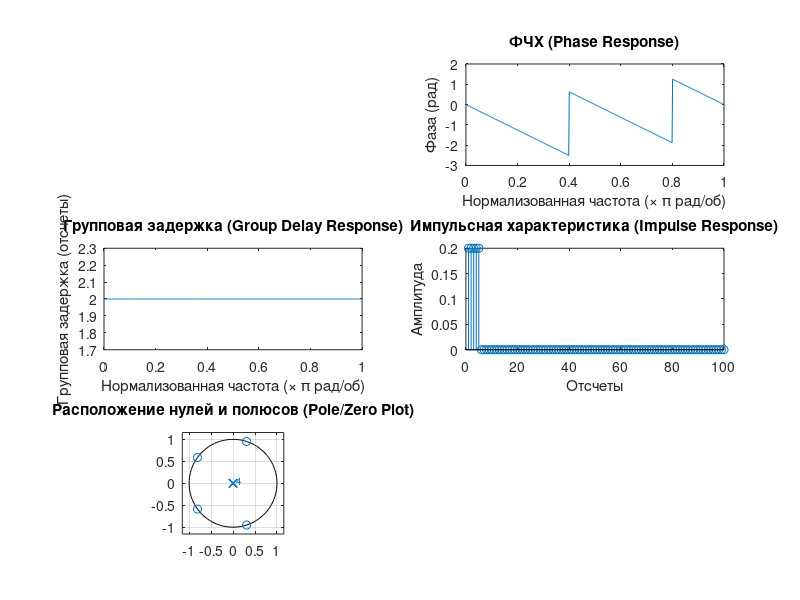

The MATLAB source for this figure: (Note: this script raises an error after producing the figure.)
% filter_analysis.m
% Анализ фильтра: получение выходного сигнала, построение характеристик,
% и разложение функции передачи на простые дроби.

% 1. Определение коэффициентов фильтра
b = [0.2, 0.2, 0.2, 0.2, 0.2]; % Числитель (коэффициенты FIR-фильтра)
a = 1; % Знаменатель (для FIR-фильтра a=1)

% Создание входного сигнала
Fs = 1000; % Частота дискретизации
t = 0:1/Fs:1; % Временной вектор
input_signal = sin(2*pi*50*t) + 0.5*randn(size(t)); % Синусоидальный сигнал с шумом

% 2. Применение фильтра и получение выходного сигнала
output_signal = filter(b, a, input_signal);

% 3. Построение графиков характеристик фильтра
figure;

% АЧХ (Magnitude Response)
subplot(3, 2, 1);
freqz(b, a);
title('АЧХ (Magnitude Response)');

% ФЧХ (Phase Response)
subplot(3, 2, 2);
[H, w] = freqz(b, a);
plot(w/pi, unwrap(angle(H)));
title('ФЧХ (Phase Response)');
xlabel('Нормализованная частота (\times \pi рад/об)');
ylabel('Фаза (рад)');

% Групповая задержка (Group Delay Response)
subplot(3, 2, 3);
[groupDelay, w] = grpdelay(b, a);
plot(w/pi, groupDelay);
title('Групповая задержка (Group Delay Response)');
xlabel('Нормализованная частота (\times \pi рад/об)');
ylabel('Групповая задержка (отсчеты)');

% Импульсная характеристика (Impulse Response)
subplot(3, 2, 4);
impulse_response = filter(b, a, [1 zeros(1, 99)]); % Импульсный сигнал
stem(impulse_response);
title('Импульсная характеристика (Impulse Response)');
xlabel('Отсчеты');
ylabel('Амплитуда');

% Полюс-Ноль график (Pole/Zero Plot)
subplot(3, 2, 5);
zplane(b, a);
title('Расположение нулей и полюсов (Pole/Zero Plot)');

% Установка общего заголовка
sgtitle('Характеристики фильтра');

% Настройка размера окна
set(gcf, 'Position', [100, 100, 800, 600]);

% 4. Разложение функции передачи на простые дроби (для IIR-фильтра)
% Пример IIR-фильтра
b_iir = [0.2];      % Коэффициенты числителя
a_iir = [1, -0.5];  % Коэффициенты знаменателя

% Разложение на простые дроби
[R, P, K] = residuez(b_iir, a_iir);

% Вывод результатов
disp('Коэффициенты простых дробей:');
disp('R (резиды):');
disp(R);
disp('P (полюса):');
disp(P);
disp('K (остатки):');
disp(K);

% Аналитическая формула для импульсной характеристики
syms z;
H = poly2sym(b_iir, z) / poly2sym(a_iir, z); % Функция передачи H(z)
H_simplified = simplify(H);

disp('Функция передачи H(z):');
disp(H_simplified);

% 5. Анализ прямой формы реализации дискретного фильтра
% Получаем выходной сигнал и максимальное значение
output_signal_direct = filter(b, a, input_signal);
max_direct_output = max(abs(output_signal_direct));
disp(['Максимальное по модулю значение выходного сигнала (прямая форма): ', num2str(max_direct_output)]);

% 6. Анализ канонической формы реализации дискретного фильтра
% Для канонической формы
a_canonical = [1, -0.5]; % Примерный знаменатель
output_signal_canonical = filter(b_iir, a_iir, input_signal); % Используем IIR-фильтр

% Визуализация выходного сигнала канонической формы
figure;
subplot(2, 1, 1);
stem(t, output_signal_canonical, 'filled');
title('Выходной сигнал в канонической форме');
xlabel('Время (с)');
ylabel('Амплитуда');
grid on;

% Максимальное значение выходного сигнала канонической формы
max_canonical_output = max(abs(output_signal_canonical));
disp(['Максимальное по модулю значение выходного сигнала (каноническая форма): ', num2str(max_canonical_output)]);


% Анализ транспонированной формы реализации дискретного фильтра
output_signal_transposed = zeros(size(input_signal));
state = zeros(length(b_iir)-1, 1); % Инициализация состояний (длина должна быть length(b_iir)-1)

for n = 1:length(input_signal)
    % Вычисление выходного сигнала
    output_signal_transposed(n) = b_iir(1) * input_signal(n) + state' * b_iir(2:end)'; % Здесь размеры должны совпадать
    
    % Обновление состояний
    if n > 1
        state = [input_signal(n); state(1:end-1)] + a_iir(2:end)' * output_signal_transposed(n); % Обновление состояний
    else
        state(1) = input_signal(n); % Первое состояние
    end
end

% Визуализация выходного сигнала транспонированной формы
subplot(2, 1, 2);
stem(t, output_signal_transposed, 'filled');
title('Выходной сигнал в транспонированной форме');
xlabel('Время (с)');
ylabel('Амплитуда');
grid on;

% Максимальное значение выходного сигнала транспонированной формы
max_transposed_output = max(abs(output_signal_transposed));
disp(['Максимальное по модулю значение выходного сигнала (транспонированная форма): ', num2str(max_transposed_output)]);

% Сохранение графиков в файл (по желанию)
saveas(gcf, 'FilterCharacteristics.png');